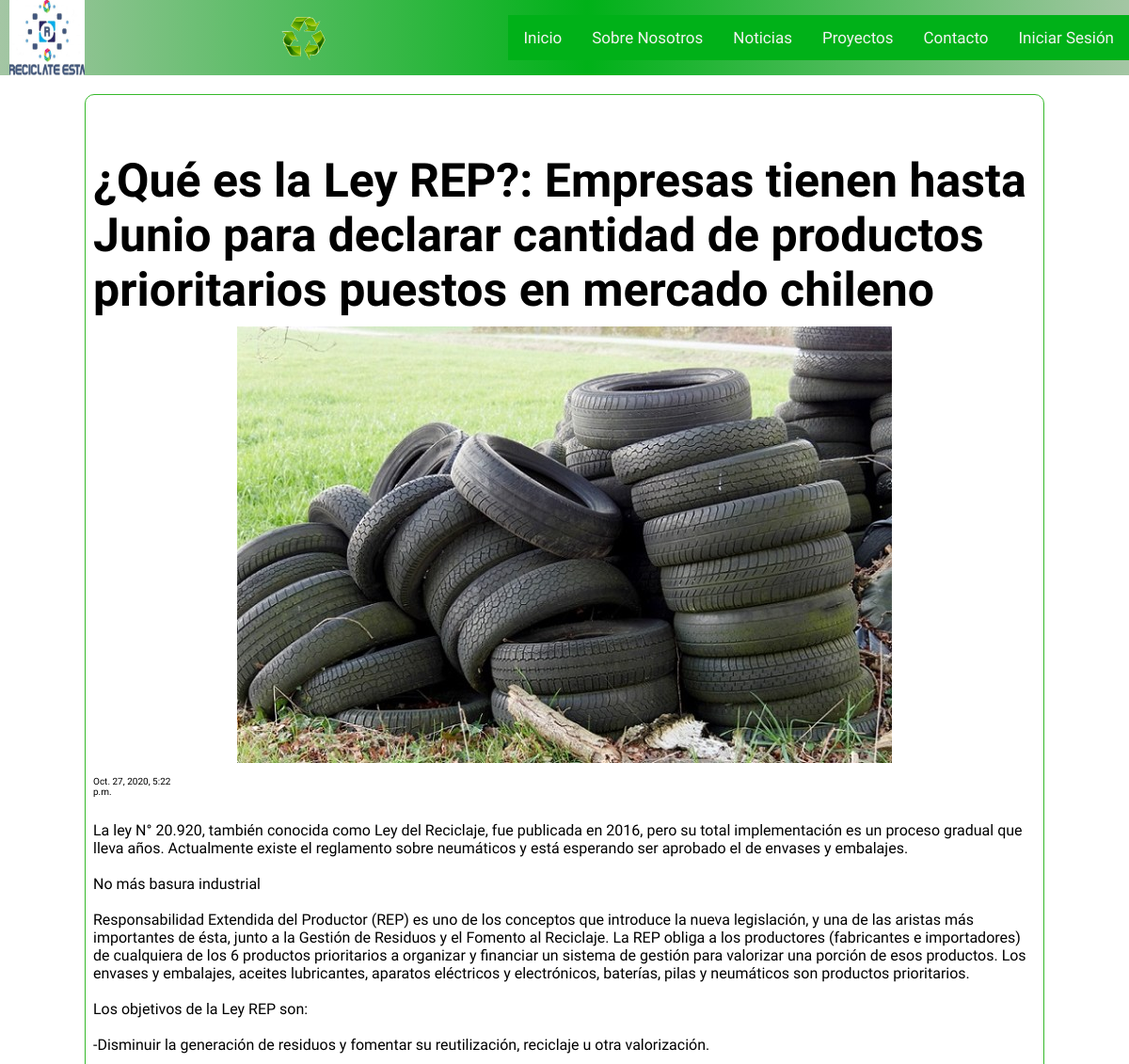
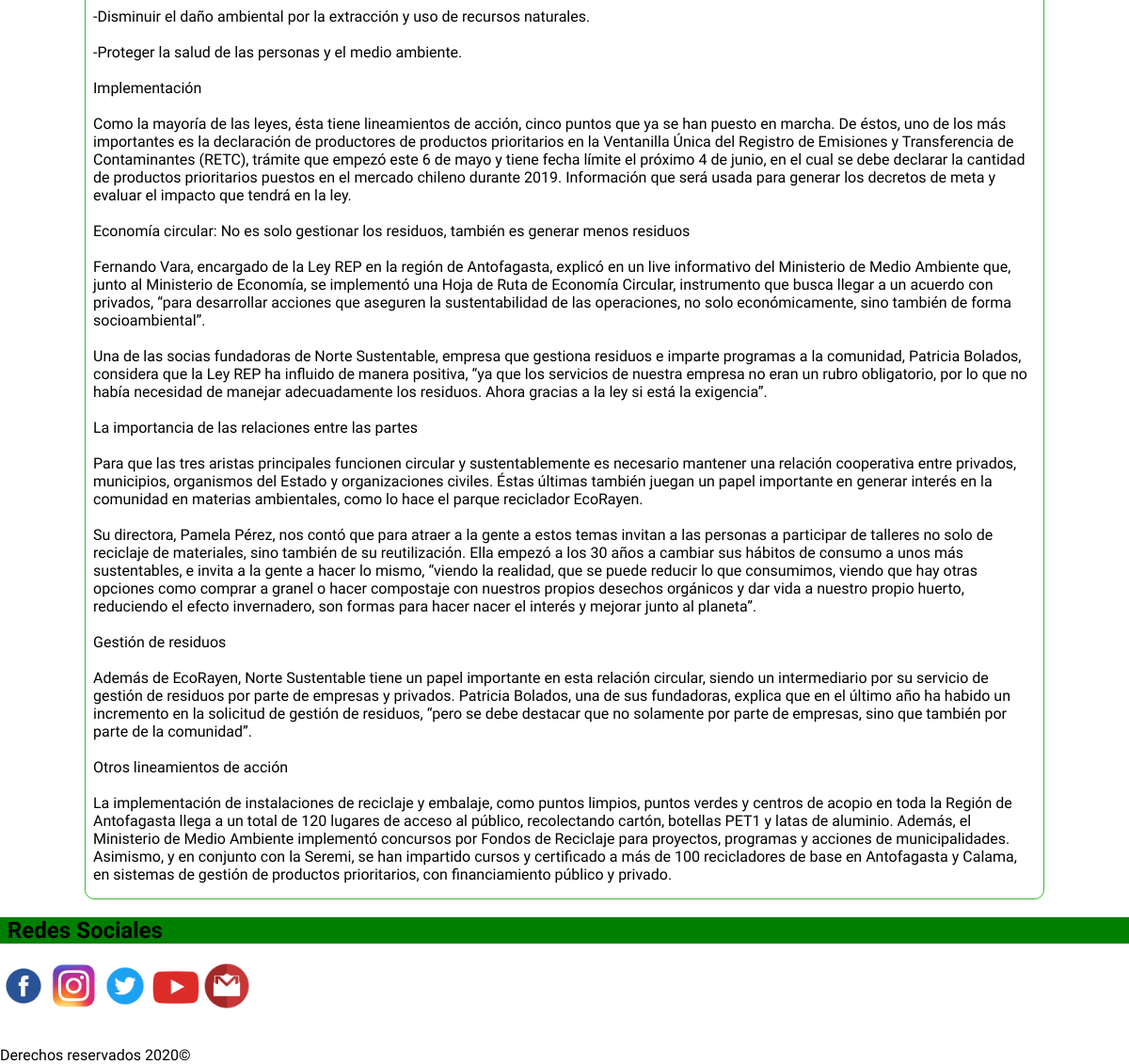
The page /noticia/3/ on the database its author committed (2 pictures, top to bottom).
### noticias/models.py (models this page shows, shortened)
class Noticias(models.Model):
    autor = models.ForeignKey('auth.User', on_delete=models.CASCADE)
    titulo = models.CharField(max_length=200)
    imagen = models.ImageField(upload_to="imagenes", null=True)
    texto = models.TextField()
    etiqueta = models.TextField(default="publico")
    fecha_creacion = models.DateTimeField(
            default=timezone.now)
    fecha_publicacion = models.DateTimeField(
            blank=True, null=True)

### noticias/views.py (the view)
# urls.py: path('noticia/<int:pk>/', views.noticia_completa, name='noticia_completa'),
def noticia_completa(request, pk):
    noticia = get_object_or_404(Noticias, pk=pk)
    return render(request, 'noticias/noticia_completa.html', {'noticia': noticia})

### noticias/templates/noticias/noticia_completa.html (shortened to what this page needs)
{% extends 'noticias/base.html' %}
{% load static %}
{% block content %}
<section class="noticia row">
    <h1 class="titulo col-xs-12">{{ noticia.titulo }}</h1>
    <div class="item center-xs col-xs-12">
        <img src="{{ noticia.imagen.url }}" class="col-xs">
    </div>
    {% if noticia.fecha_publicacion %}
        <div class="date">
            <p class="fecha col-xs-11">{{ noticia.fecha_publicacion }}</p>
        </div>
    {% endif %}
    <p class="col-xs-12">{{ noticia.texto|linebreaksbr }}</p>
</section>
{% endblock %}

### noticias/static/css/style.css (style rules this page uses)
body { font-family: 'Alata', sans-serif; margin: 0; padding: 0; }
img { align-self: center; flex: 0 0 auto; }
.row { margin-left: 0px; margin-right: 0px; }
html,body { height: 100%; margin:0px; }
.noticia { max-width: 1200px; width: 85%; margin: auto; margin-top: 20px; padding-top: 20px; border-radius: 10px 10px 10px 10px; -moz-border-radius: 10px 10px 10px 10px; -webkit-border-radius: 10px 10px 10px 10px; border: 1px solid #36b92a; }
.titulo { margin-bottom: 10px; justify-content: center; font-size: 50px; }
.fecha { font-size: 10px; }

### rows shown on the page
Noticias: titulo "¿Qué es la Ley REP?: Empresas tienen hasta Junio para declarar cantidad de productos prioritarios puestos en mercado chileno", imagen (picture), fecha_publicacion "Oct. 27, 2020, 5:22 p.m.", texto "La ley N° 20.920, también conocida como Ley del Reciclaje, fue publicada en 2016, pero su total implementación es un proceso gradual que lleva años. Actualmente existe el reglamento sobre neumáticos y está esperando ser aprobado el de envases y embalajes. No más basura industrial Responsabilidad Extendida del Productor (REP) es uno de los conceptos que introduce la nueva legislación, y una de las aristas más importantes de ésta, junto a la Gestión de Residuos y el Fomento al Reciclaje. La REP obliga a los productores (fabricantes e importadores) de cualquiera de los 6 productos prioritarios a organizar y financiar un sistema de gestión para valorizar una porción de esos productos. Los…"
